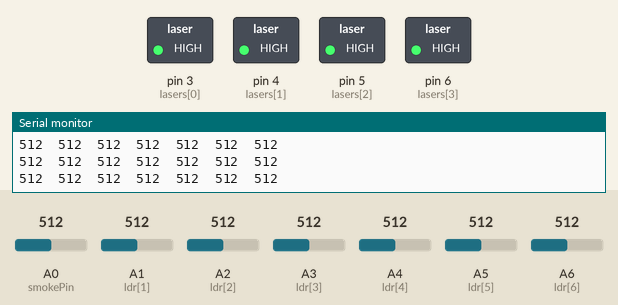
Bench run of a sketch on a simulated Arduino Nano, built with avr-gcc and run on an emulated ATmega328P. Parts: switched loads named in the sketch (green lamp = pin HIGH), the last lines printed to the serial monitor. Inputs (shaded band) come from the test bench; at power-on: A0 (smokePin) = 512, A1 (ldr[1]) = 512, A2 (ldr[2]) = 512, A3 (ldr[3]) = 512, A4 (ldr[4]) = 512, A5 (ldr[5]) = 512, A6 (ldr[6]) = 512.

Above: at 2.2 s.
2.3 s: A0 (smokePin) set to 942
3.8 s: A0 (smokePin) set to 965
At 5.0 s:
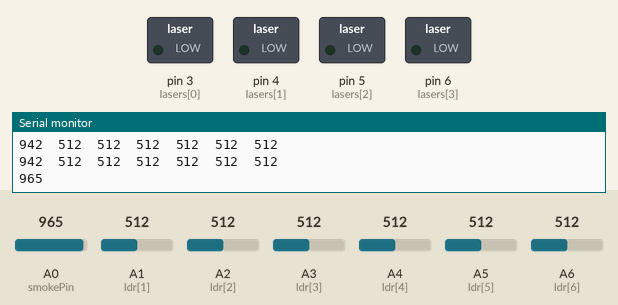
Timing chart, 0 to 10.9 s (numbered marks = the images above; inputs shaded):
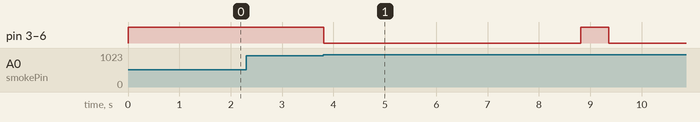

The sketch:

lasers_test.ino
```cpp
const int lasers[] = {3, 4, 5, 6};
const int ldr[] = {A0, A1, A2, A3, A4, A5, A6};
const int smokePin = 14;

const int diff = 2;
int smokeTime = 7000;

const int thresh = 950;

unsigned long flashTiming = millis() + 1500;
unsigned long smokeTiming = 0;
bool lasersOn = true;
bool lasersActive = true;
unsigned long lasersActiveTiming;

void setup() {
  Serial.begin(115200);
  pinMode(smokePin, OUTPUT);
  for (int i=0; i<4; i++){
    pinMode(lasers[i], OUTPUT);
    digitalWrite(lasers[i], HIGH);
  }
  for (int i=0; i<7; i++){
    pinMode(ldr[i], INPUT_PULLUP);
  }
  delay(1000);
  int c = 0;
  for (int i=0; i<7; i++){
    if (analogRead(ldr[i]) > 700){
      c++;
    }
  }
  if (c < 1){
    smokeTiming = millis() + smokeTime;
  }
  else{
    Serial.println("Enough smoke");
  }
}

void loop() {
  if (millis() < smokeTiming){
    digitalWrite(smokePin, HIGH);
  }
  else{
    digitalWrite(smokePin, LOW);
  }

  if (diff == 1){
    digitalWrite(lasers[0], HIGH);
    digitalWrite(lasers[1], LOW);
    digitalWrite(lasers[2], HIGH);
    digitalWrite(lasers[3], HIGH);
    for (int i=0; i<7; i++){
      int value = analogRead(ldr[i]);
      Serial.print(value);
      Serial.print("\t");
      if ((i == 1 || i == 2 || i == 3 || i == 5 || i == 6) && value > thresh){
        lose();
      }
    }
    Serial.println();
  }
  else if (diff == 2){
    digitalWrite(lasers[0], HIGH);
    digitalWrite(lasers[1], HIGH);
    digitalWrite(lasers[2], HIGH);
    digitalWrite(lasers[3], HIGH);
    for (int i=0; i<7; i++){
      int value = analogRead(ldr[i]);
      Serial.print(value);
      Serial.print("\t");
      if (value > thresh){
        lose();
      }
    }
    Serial.println();
  }
  else if (diff == 3){
    digitalWrite(lasers[0], HIGH);
    digitalWrite(lasers[2], HIGH);
    if (millis() > flashTiming){
      flashTiming = millis() + 1500;
      lasersActiveTiming = millis() + 300;
      lasersOn = !lasersOn;

      if (lasersOn){
        digitalWrite(lasers[1], HIGH);
        digitalWrite(lasers[3], HIGH);
      }
      else{
        digitalWrite(lasers[1], LOW);
        digitalWrite(lasers[3], LOW);
      }
    }

    for (int i=0; i<7; i++){
      int value = analogRead(ldr[i]);
      Serial.print(value);
      Serial.print("\t");
      if (!lasersOn){
        if ((i == 1 || i == 2 || i == 5 || i == 6) && value > thresh)
          lose();
      }
      else{
        if (value > thresh && millis() > lasersActiveTiming){
          lose();
        }
      }
    }
    Serial.println();
  }

  delay(50);
}

void lose(){
  for (int i=0; i<4; i++){
    digitalWrite(lasers[i], LOW);
  }
  delay(5000);
  for (int i=0; i<4; i++){
    digitalWrite(lasers[i], HIGH);
  }
  delay(500);
//Serial.println("lose");
}
```

Measured:
- the behaviour switches between 950 and 951 on A0 (smokePin) (found by bisection; images 0 and 1)
- after the input at 3.8 s, pin 3 (lasers[0]), pin 4 (lasers[1]), pin 5 (lasers[2]), pin 6 (lasers[3]): HIGH → LOW at once, → HIGH 5.0 s later, → LOW 0.55 s later
